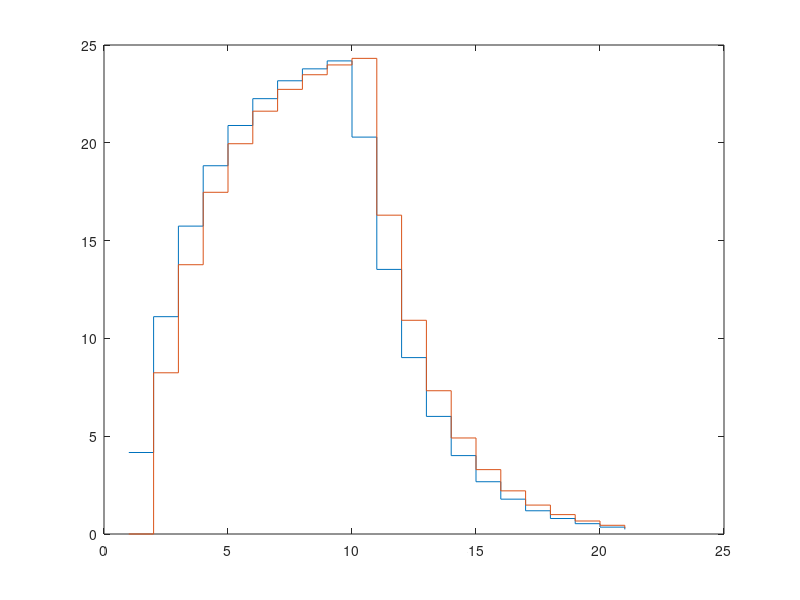

The MATLAB source for this figure:
clear all

try
  pkg load control
end

U = [ 1 1 1 1 1 1 1 1 1 0 0 0 0 0 0 0 0 0 0 0 0  ] * 10;
N = length(U);
I = zeros(1,N);
I2 = zeros(1,N);

Ts = 1e-3;
L = 1e-3;
R = 0.4;

K = 1/R;
tau = L/R;

K2 = K/(2*tau/Ts);
tau2 = Ts/(2*tau);

s = tf('s');
z = tf('z', Ts);
sz = 2/Ts * (z-1)/(z+1);

Gs = K/(tau*s+1);
Gsz = K/(tau*sz+1);
Gz = K*(z+1)/(z*(2*tau/Ts+1)+(1-2*tau/Ts));

%step(Gs, Gsz, Gz);

a = 1+2*tau/Ts;
b = 1-2*tau/Ts;

Gz2 = K/a * (1+z^-1) / (1+b/a*z^-1);

a2 = exp(-Ts/tau);

I_z1 = 0;
U_z1 = 0;

I2_z1 = 0;
for i = 1:N
  I(i) = K/a * ( U(i) + U_z1 ) - b/a * I_z1;
  I_z1 = I(i);

  
  I2(i) = K * U_z1*(1-a2) + I2_z1 * a2;
  I2_z1 = I2(i);
  
  U_z1 = U(i);
end

stairs(I);
hold on;
stairs(I2);